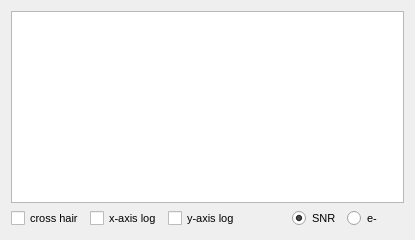
        <widget class="QWidget" name="tab">
         <attribute name="title">
          <string>SNR vs. V-mag.</string>
         </attribute>
         <layout class="QGridLayout" name="gridLayout_11">
          <item row="0" column="0">
           <layout class="QGridLayout" name="gridLayout_10">
            <item row="1" column="0" colspan="6">
             <widget class="PlotWidget" name="graphicsView_CCD_SNR_2">
              <property name="mouseTracking">
               <bool>true</bool>
              </property>
             </widget>
            </item>
            <item row="2" column="5">
             <widget class="QRadioButton" name="radioButton_elect_2">
              <property name="font">
               <font>
                <pointsize>8</pointsize>
                <weight>50</weight>
                <italic>false</italic>
                <bold>false</bold>
                <stylestrategy>PreferDefault</stylestrategy>
                <kerning>true</kerning>
               </font>
              </property>
              <property name="text">
               <string>e-       </string>
              </property>
              <attribute name="buttonGroup">
               <string notr="true">buttonGroup_SNR_elect_2</string>
              </attribute>
             </widget>
            </item>
            <item row="2" column="1">
             <widget class="QCheckBox" name="signal_xaxis_log">
              <property name="font">
               <font>
                <pointsize>8</pointsize>
                <weight>50</weight>
                <italic>false</italic>
                <bold>false</bold>
                <stylestrategy>PreferDefault</stylestrategy>
                <kerning>true</kerning>
               </font>
              </property>
              <property name="text">
               <string>x-axis log</string>
              </property>
             </widget>
            </item>
            <item row="2" column="3">
             <spacer name="horizontalSpacer_4">
              <property name="orientation">
               <enum>Qt::Horizontal</enum>
              </property>
              <property name="sizeHint" stdset="0">
               <size>
                <width>40</width>
                <height>20</height>
               </size>
              </property>
             </spacer>
            </item>
            <item row="2" column="0">
             <widget class="QCheckBox" name="SNR_plot_cross_hair_2">
              <property name="font">
               <font>
                <pointsize>8</pointsize>
                <weight>50</weight>
                <italic>false</italic>
                <bold>false</bold>
                <stylestrategy>PreferDefault</stylestrategy>
                <kerning>true</kerning>
               </font>
              </property>
              <property name="text">
               <string>cross hair</string>
              </property>
             </widget>
            </item>
            <item row="2" column="4">
             <widget class="QRadioButton" name="radioButton_SNR_2">
              <property name="font">
               <font>
                <pointsize>8</pointsize>
                <weight>50</weight>
                <italic>false</italic>
                <bold>false</bold>
                <stylestrategy>PreferDefault</stylestrategy>
                <kerning>true</kerning>
               </font>
              </property>
              <property name="text">
               <string>SNR</string>
              </property>
              <property name="checked">
               <bool>true</bool>
              </property>
              <attribute name="buttonGroup">
               <string notr="true">buttonGroup_SNR_elect_2</string>
              </attribute>
             </widget>
            </item>
            <item row="2" column="2">
             <widget class="QCheckBox" name="signal_yaxis_log">
              <property name="font">
               <font>
                <pointsize>8</pointsize>
                <weight>50</weight>
                <italic>false</italic>
                <bold>false</bold>
                <stylestrategy>PreferDefault</stylestrategy>
                <kerning>true</kerning>
               </font>
              </property>
              <property name="text">
               <string>y-axis log</string>
              </property>
             </widget>
            </item>
           </layout>
          </item>
         </layout>
        </widget>
